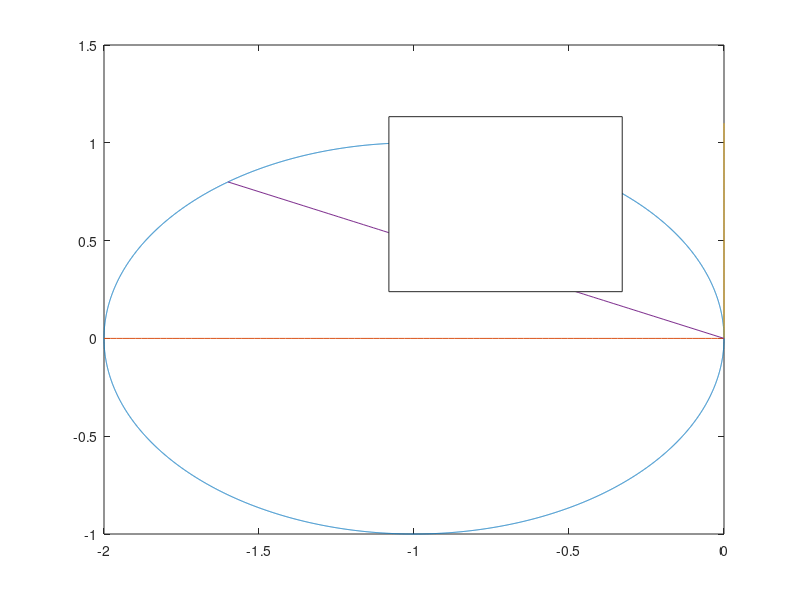

This figure's MATLAB source: (Note: this script raises an error after producing the figure.)
% Plot stability region of Forward Euler
theta = linspace(0, 2*pi, 10000);
circle = -1+exp(1i*theta);
plot(real(circle), imag(circle), 'HandleVisibility','off');

% Lambda with their associated dtMax
vLam = [-1, 1j, 1j-2];
vDtMax = [2, 1.1, 4./5];

% Plot each curve
hold on
for i=1:length(vLam)
    dt = linspace(0, vDtMax(i)) ;
    r = dt*vLam(i) ;
    plot(real(r), imag(r), 'DisplayName', ['$\lambda=$', num2str(vLam(i))]);
end

% Axis general settings
legend({}, 'Interpreter','latex')
axis equal
grid on